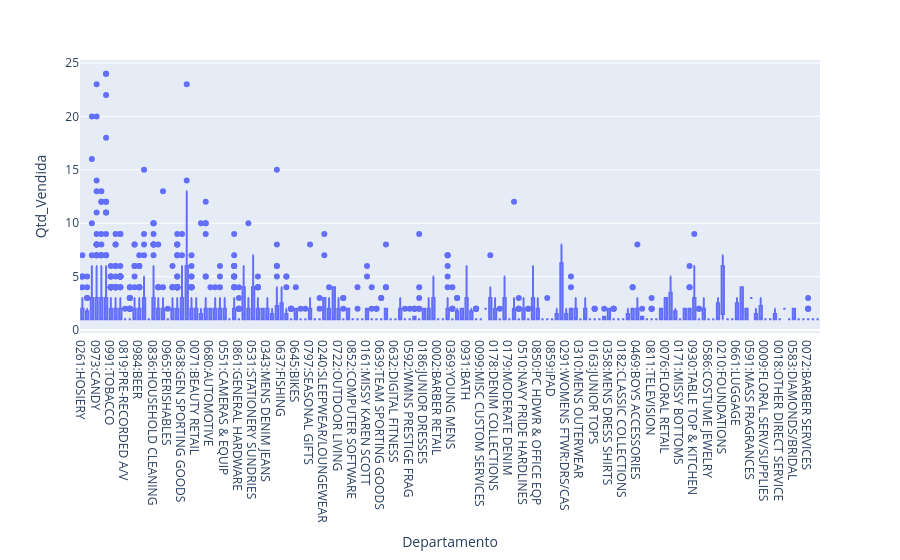

Notebook cell for this chart:
### Markdown cell above
### Distribuição Unidades Vendidas por Departamento nas diferentes transações

### Code cell
px.box(
  df_eda,
  x='Departamento',
  y='Qtd_Vendida'
)

### Figure 1 — Plotly figure (JSON) as saved in the notebook; plotly's stock layout.template omitted (floating-point values rounded to 4 significant figures; data arrays with more than 128 entries replaced by an {"elided": "..."} marker saying what was removed)
{"data": [{"alignmentgroup": "True", "hovertemplate": "Departamento=%{x}<br>Qtd_Vendida=%{y}<extra></extra>", "legendgroup": "", "marker": {"color": "#636efa"}, "name": "", "notched": false, "offsetgroup": "", "orientation": "v", "showlegend": false, "type": "box", "x": {"elided": "4390 str values"}, "x0": " ", "xaxis": "x", "y": {"elided": "4390 int values"}, "y0": " ", "yaxis": "y"}], "layout": {"boxmode": "group", "legend": {"tracegroupgap": 0}, "margin": {"t": 60}, "xaxis": {"anchor": "y", "domain": [0, 1], "title": {"text": "Departamento"}}, "yaxis": {"anchor": "x", "domain": [0, 1], "title": {"text": "Qtd_Vendida"}}}}
